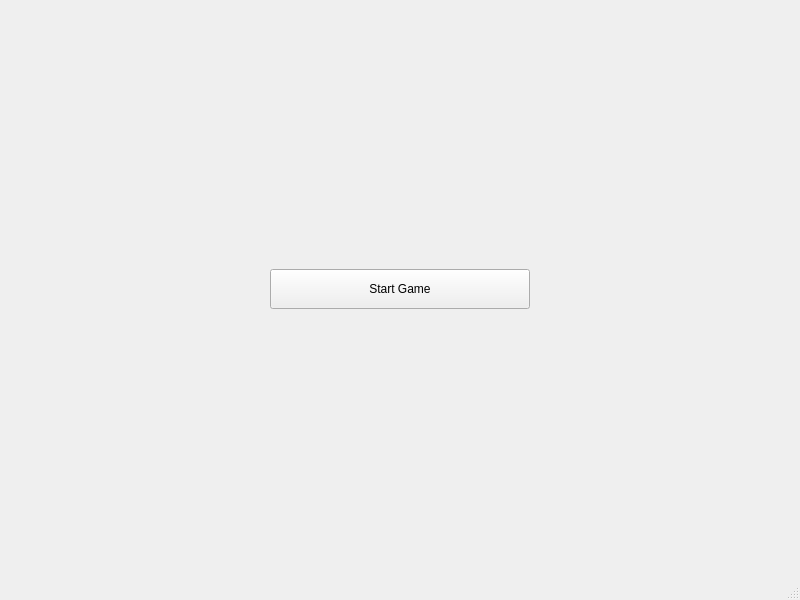
<?xml version="1.0" encoding="UTF-8"?>
<ui version="4.0">
 <class>MainWindow</class>
 <widget class="QMainWindow" name="MainWindow">
  <property name="geometry">
   <rect>
    <x>0</x>
    <y>0</y>
    <width>800</width>
    <height>600</height>
   </rect>
  </property>
  <property name="minimumSize">
   <size>
    <width>400</width>
    <height>400</height>
   </size>
  </property>
  <property name="windowTitle">
   <string>MainWindow</string>
  </property>
  <widget class="QWidget" name="centralwidget">
   <layout class="QHBoxLayout" name="horizontalLayout">
    <item>
     <spacer name="horizontalSpacer">
      <property name="orientation">
       <enum>Qt::Horizontal</enum>
      </property>
      <property name="sizeHint" stdset="0">
       <size>
        <width>40</width>
        <height>20</height>
       </size>
      </property>
     </spacer>
    </item>
    <item>
     <widget class="QPushButton" name="startGameButton">
      <property name="sizePolicy">
       <sizepolicy hsizetype="Expanding" vsizetype="Minimum">
        <horstretch>0</horstretch>
        <verstretch>0</verstretch>
       </sizepolicy>
      </property>
      <property name="minimumSize">
       <size>
        <width>40</width>
        <height>20</height>
       </size>
      </property>
      <property name="maximumSize">
       <size>
        <width>16777215</width>
        <height>40</height>
       </size>
      </property>
      <property name="text">
       <string>Start Game</string>
      </property>
     </widget>
    </item>
    <item>
     <spacer name="horizontalSpacer_2">
      <property name="orientation">
       <enum>Qt::Horizontal</enum>
      </property>
      <property name="sizeHint" stdset="0">
       <size>
        <width>40</width>
        <height>20</height>
       </size>
      </property>
     </spacer>
    </item>
   </layout>
  </widget>
  <widget class="QMenuBar" name="menubar">
   <property name="geometry">
    <rect>
     <x>0</x>
     <y>0</y>
     <width>800</width>
     <height>26</height>
    </rect>
   </property>
  </widget>
  <widget class="QStatusBar" name="statusbar"/>
 </widget>
 <resources/>
 <connections/>
</ui>
